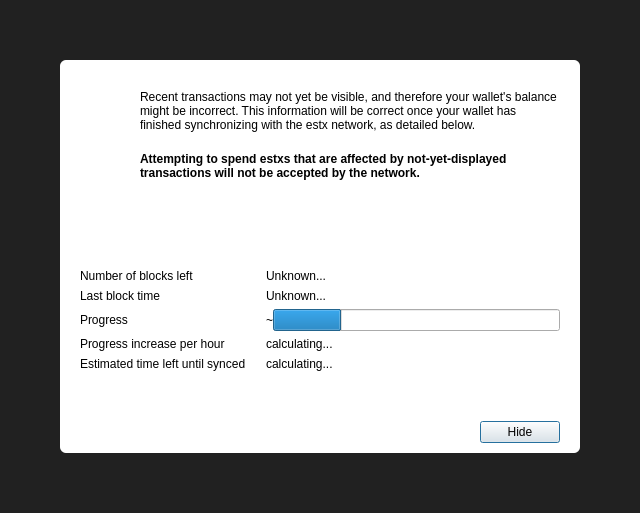
<?xml version="1.0" encoding="UTF-8"?>
<ui version="4.0">
 <class>ModalOverlay</class>
 <widget class="ModalOverlay" name="ModalOverlay">
  <property name="geometry">
   <rect>
    <x>0</x>
    <y>0</y>
    <width>640</width>
    <height>513</height>
   </rect>
  </property>
  <property name="windowTitle">
   <string>Form</string>
  </property>
  <layout class="QVBoxLayout" name="verticalLayout" stretch="0">
   <property name="sizeConstraint">
    <enum>QLayout::SetDefaultConstraint</enum>
   </property>
   <property name="leftMargin">
    <number>0</number>
   </property>
   <property name="topMargin">
    <number>0</number>
   </property>
   <property name="rightMargin">
    <number>0</number>
   </property>
   <property name="bottomMargin">
    <number>0</number>
   </property>
   <item>
    <widget class="QWidget" name="bgWidget" native="true">
     <property name="styleSheet">
      <string notr="true">#bgWidget { background: rgba(0,0,0,220); }</string>
     </property>
     <layout class="QVBoxLayout" name="verticalLayoutMain" stretch="0">
      <property name="leftMargin">
       <number>60</number>
      </property>
      <property name="topMargin">
       <number>60</number>
      </property>
      <property name="rightMargin">
       <number>60</number>
      </property>
      <property name="bottomMargin">
       <number>60</number>
      </property>
      <item>
       <widget class="QWidget" name="contentWidget" native="true">
        <property name="styleSheet">
         <string notr="true">#contentWidget { background: white; border-radius: 6px; }</string>
        </property>
        <layout class="QVBoxLayout" name="verticalLayout_3" stretch="1,0,0">
         <property name="spacing">
          <number>0</number>
         </property>
         <property name="leftMargin">
          <number>20</number>
         </property>
         <property name="topMargin">
          <number>10</number>
         </property>
         <property name="rightMargin">
          <number>20</number>
         </property>
         <property name="bottomMargin">
          <number>10</number>
         </property>
         <item>
          <widget class="QStackedWidget" name="stackedWidget">
           <property name="currentIndex">
            <number>0</number>
           </property>
           <widget class="QWidget" name="page">
            <layout class="QVBoxLayout" name="verticalLayout_2">
             <property name="spacing">
              <number>0</number>
             </property>
             <property name="leftMargin">
              <number>0</number>
             </property>
             <property name="topMargin">
              <number>0</number>
             </property>
             <property name="rightMargin">
              <number>0</number>
             </property>
             <property name="bottomMargin">
              <number>0</number>
             </property>
             <item>
              <layout class="QHBoxLayout" name="horizontalLayoutIconText" stretch="0,1">
               <property name="spacing">
                <number>20</number>
               </property>
               <property name="topMargin">
                <number>20</number>
               </property>
               <item>
                <layout class="QVBoxLayout" name="verticalLayoutIcon">
                 <item>
                  <widget class="QPushButton" name="warningIcon">
                   <property name="enabled">
                    <bool>false</bool>
                   </property>
                   <property name="text">
                    <string/>
                   </property>
                   <property name="icon">
                    <iconset>
                     <normaloff>:/icons/warning</normaloff>
                     <disabledoff>:/icons/warning</disabledoff>:/icons/warning</iconset>
                   </property>
                   <property name="iconSize">
                    <size>
                     <width>48</width>
                     <height>48</height>
                    </size>
                   </property>
                   <property name="flat">
                    <bool>true</bool>
                   </property>
                  </widget>
                 </item>
                 <item>
                  <spacer name="verticalSpacerWarningIcon">
                   <property name="orientation">
                    <enum>Qt::Vertical</enum>
                   </property>
                   <property name="sizeHint" stdset="0">
                    <size>
                     <width>20</width>
                     <height>40</height>
                    </size>
                   </property>
                  </spacer>
                 </item>
                </layout>
               </item>
               <item>
                <layout class="QVBoxLayout" name="verticalLayoutInfoText">
                 <property name="leftMargin">
                  <number>0</number>
                 </property>
                 <property name="topMargin">
                  <number>0</number>
                 </property>
                 <item>
                  <widget class="QLabel" name="infoText">
                   <property name="text">
                    <string>Recent transactions may not yet be visible, and therefore your wallet's balance might be incorrect. This information will be correct once your wallet has finished synchronizing with the estx network, as detailed below.</string>
                   </property>
                   <property name="textFormat">
                    <enum>Qt::RichText</enum>
                   </property>
                   <property name="wordWrap">
                    <bool>true</bool>
                   </property>
                  </widget>
                 </item>
                 <item>
                  <widget class="QLabel" name="infoTextStrong">
                   <property name="font">
                    <font>
                     <weight>75</weight>
                     <bold>true</bold>
                    </font>
                   </property>
                   <property name="text">
                    <string>Attempting to spend estxs that are affected by not-yet-displayed transactions will not be accepted by the network.</string>
                   </property>
                   <property name="textFormat">
                    <enum>Qt::RichText</enum>
                   </property>
                   <property name="wordWrap">
                    <bool>true</bool>
                   </property>
                  </widget>
                 </item>
                 <item>
                  <spacer name="verticalSpacerInTextSpace">
                   <property name="orientation">
                    <enum>Qt::Vertical</enum>
                   </property>
                   <property name="sizeHint" stdset="0">
                    <size>
                     <width>20</width>
                     <height>40</height>
                    </size>
                   </property>
                  </spacer>
                 </item>
                </layout>
               </item>
              </layout>
             </item>
             <item>
              <layout class="QFormLayout" name="formLayout">
               <property name="fieldGrowthPolicy">
                <enum>QFormLayout::ExpandingFieldsGrow</enum>
               </property>
               <property name="horizontalSpacing">
                <number>20</number>
               </property>
               <property name="verticalSpacing">
                <number>6</number>
               </property>
               <property name="topMargin">
                <number>10</number>
               </property>
               <item row="0" column="0">
                <widget class="QLabel" name="labelNumberOfBlocksLeft">
                 <property name="font">
                  <font>
                   <weight>50</weight>
                   <bold>false</bold>
                  </font>
                 </property>
                 <property name="text">
                  <string>Number of blocks left</string>
                 </property>
                </widget>
               </item>
               <item row="0" column="1">
                <widget class="QLabel" name="numberOfBlocksLeft">
                 <property name="sizePolicy">
                  <sizepolicy hsizetype="Expanding" vsizetype="Preferred">
                   <horstretch>0</horstretch>
                   <verstretch>0</verstretch>
                  </sizepolicy>
                 </property>
                 <property name="text">
                  <string>Unknown...</string>
                 </property>
                </widget>
               </item>
               <item row="1" column="0">
                <widget class="QLabel" name="labelLastBlockTime">
                 <property name="font">
                  <font>
                   <weight>50</weight>
                   <bold>false</bold>
                  </font>
                 </property>
                 <property name="text">
                  <string>Last block time</string>
                 </property>
                </widget>
               </item>
               <item row="1" column="1">
                <widget class="QLabel" name="newestBlockDate">
                 <property name="sizePolicy">
                  <sizepolicy hsizetype="Expanding" vsizetype="Preferred">
                   <horstretch>0</horstretch>
                   <verstretch>0</verstretch>
                  </sizepolicy>
                 </property>
                 <property name="text">
                  <string>Unknown...</string>
                 </property>
                </widget>
               </item>
               <item row="2" column="0">
                <widget class="QLabel" name="labelSyncDone">
                 <property name="font">
                  <font>
                   <weight>50</weight>
                   <bold>false</bold>
                  </font>
                 </property>
                 <property name="text">
                  <string>Progress</string>
                 </property>
                </widget>
               </item>
               <item row="2" column="1">
                <layout class="QHBoxLayout" name="horizontalLayoutSync" stretch="0,1">
                 <item>
                  <widget class="QLabel" name="percentageProgress">
                   <property name="text">
                    <string notr="true">~</string>
                   </property>
                  </widget>
                 </item>
                 <item>
                  <widget class="QProgressBar" name="progressBar">
                   <property name="value">
                    <number>24</number>
                   </property>
                   <property name="format">
                    <string/>
                   </property>
                  </widget>
                 </item>
                </layout>
               </item>
               <item row="4" column="0">
                <widget class="QLabel" name="labelProgressIncrease">
                 <property name="font">
                  <font>
                   <weight>50</weight>
                   <bold>false</bold>
                  </font>
                 </property>
                 <property name="text">
                  <string>Progress increase per hour</string>
                 </property>
                </widget>
               </item>
               <item row="4" column="1">
                <widget class="QLabel" name="progressIncreasePerH">
                 <property name="sizePolicy">
                  <sizepolicy hsizetype="Expanding" vsizetype="Preferred">
                   <horstretch>0</horstretch>
                   <verstretch>0</verstretch>
                  </sizepolicy>
                 </property>
                 <property name="text">
                  <string>calculating...</string>
                 </property>
                </widget>
               </item>
               <item row="5" column="0">
                <widget class="QLabel" name="labelEstimatedTimeLeft">
                 <property name="font">
                  <font>
                   <weight>50</weight>
                   <bold>false</bold>
                  </font>
                 </property>
                 <property name="text">
                  <string>Estimated time left until synced</string>
                 </property>
                </widget>
               </item>
               <item row="5" column="1">
                <widget class="QLabel" name="expectedTimeLeft">
                 <property name="sizePolicy">
                  <sizepolicy hsizetype="Expanding" vsizetype="Preferred">
                   <horstretch>0</horstretch>
                   <verstretch>0</verstretch>
                  </sizepolicy>
                 </property>
                 <property name="text">
                  <string>calculating...</string>
                 </property>
                </widget>
               </item>
              </layout>
             </item>
            </layout>
           </widget>
           <widget class="QWidget" name="page_2">
            <layout class="QVBoxLayout" name="verticalLayout_4">
             <property name="spacing">
              <number>15</number>
             </property>
             <property name="topMargin">
              <number>40</number>
             </property>
             <property name="bottomMargin">
              <number>40</number>
             </property>
             <item>
              <layout class="QHBoxLayout" name="horizontalLayout_2">
               <item>
                <spacer name="horizontalSpacer_4">
                 <property name="orientation">
                  <enum>Qt::Horizontal</enum>
                 </property>
                 <property name="sizeHint" stdset="0">
                  <size>
                   <width>40</width>
                   <height>20</height>
                  </size>
                 </property>
                </spacer>
               </item>
               <item>
                <widget class="QPushButton" name="warningIconBackup">
                 <property name="enabled">
                  <bool>false</bool>
                 </property>
                 <property name="text">
                  <string/>
                 </property>
                 <property name="icon">
                  <iconset>
                   <normaloff>:/styles/app-icons/message_warning</normaloff>
                   <disabledoff>:/styles/app-icons/message_warning</disabledoff>:/styles/app-icons/message_warning</iconset>
                 </property>
                 <property name="iconSize">
                  <size>
                   <width>120</width>
                   <height>120</height>
                  </size>
                 </property>
                 <property name="flat">
                  <bool>true</bool>
                 </property>
                </widget>
               </item>
               <item>
                <spacer name="horizontalSpacer_5">
                 <property name="orientation">
                  <enum>Qt::Horizontal</enum>
                 </property>
                 <property name="sizeHint" stdset="0">
                  <size>
                   <width>40</width>
                   <height>20</height>
                  </size>
                 </property>
                </spacer>
               </item>
              </layout>
             </item>
             <item>
              <widget class="QLabel" name="labelNote">
               <property name="text">
                <string>IMPORTANT NOTE!</string>
               </property>
               <property name="alignment">
                <set>Qt::AlignCenter</set>
               </property>
              </widget>
             </item>
             <item>
              <widget class="QLabel" name="labelMessage">
               <property name="text">
                <string>Making a backup of your wallet helps ensure you can always maintain access to your funds. Please backup your wallet in order to avoid losing funds.</string>
               </property>
               <property name="alignment">
                <set>Qt::AlignCenter</set>
               </property>
               <property name="wordWrap">
                <bool>true</bool>
               </property>
              </widget>
             </item>
             <item>
              <spacer name="verticalSpacer">
               <property name="orientation">
                <enum>Qt::Vertical</enum>
               </property>
               <property name="sizeType">
                <enum>QSizePolicy::Expanding</enum>
               </property>
               <property name="sizeHint" stdset="0">
                <size>
                 <width>20</width>
                 <height>40</height>
                </size>
               </property>
              </spacer>
             </item>
             <item>
              <layout class="QHBoxLayout" name="horizontalLayout">
               <item>
                <spacer name="horizontalSpacer_2">
                 <property name="orientation">
                  <enum>Qt::Horizontal</enum>
                 </property>
                 <property name="sizeHint" stdset="0">
                  <size>
                   <width>40</width>
                   <height>20</height>
                  </size>
                 </property>
                </spacer>
               </item>
               <item>
                <widget class="QPushButton" name="walletBackupButton">
                 <property name="text">
                  <string>Wallet backup</string>
                 </property>
                </widget>
               </item>
               <item>
                <spacer name="horizontalSpacer_3">
                 <property name="orientation">
                  <enum>Qt::Horizontal</enum>
                 </property>
                 <property name="sizeHint" stdset="0">
                  <size>
                   <width>40</width>
                   <height>20</height>
                  </size>
                 </property>
                </spacer>
               </item>
              </layout>
             </item>
            </layout>
           </widget>
          </widget>
         </item>
         <item>
          <spacer name="verticalSpacerAfterText">
           <property name="orientation">
            <enum>Qt::Vertical</enum>
           </property>
           <property name="sizeHint" stdset="0">
            <size>
             <width>20</width>
             <height>40</height>
            </size>
           </property>
          </spacer>
         </item>
         <item>
          <layout class="QHBoxLayout" name="horizontalLayoutButtons">
           <property name="leftMargin">
            <number>10</number>
           </property>
           <property name="topMargin">
            <number>10</number>
           </property>
           <item>
            <spacer name="horizontalSpacer">
             <property name="orientation">
              <enum>Qt::Horizontal</enum>
             </property>
             <property name="sizeHint" stdset="0">
              <size>
               <width>40</width>
               <height>20</height>
              </size>
             </property>
            </spacer>
           </item>
           <item>
            <widget class="QPushButton" name="closeButton">
             <property name="focusPolicy">
              <enum>Qt::StrongFocus</enum>
             </property>
             <property name="text">
              <string>Hide</string>
             </property>
             <property name="default">
              <bool>true</bool>
             </property>
            </widget>
           </item>
          </layout>
         </item>
        </layout>
       </widget>
      </item>
     </layout>
    </widget>
   </item>
  </layout>
 </widget>
 <customwidgets>
  <customwidget>
   <class>ModalOverlay</class>
   <extends>QWidget</extends>
   <header>qt/modaloverlay.h</header>
   <container>1</container>
  </customwidget>
 </customwidgets>
 <resources/>
 <connections/>
</ui>
